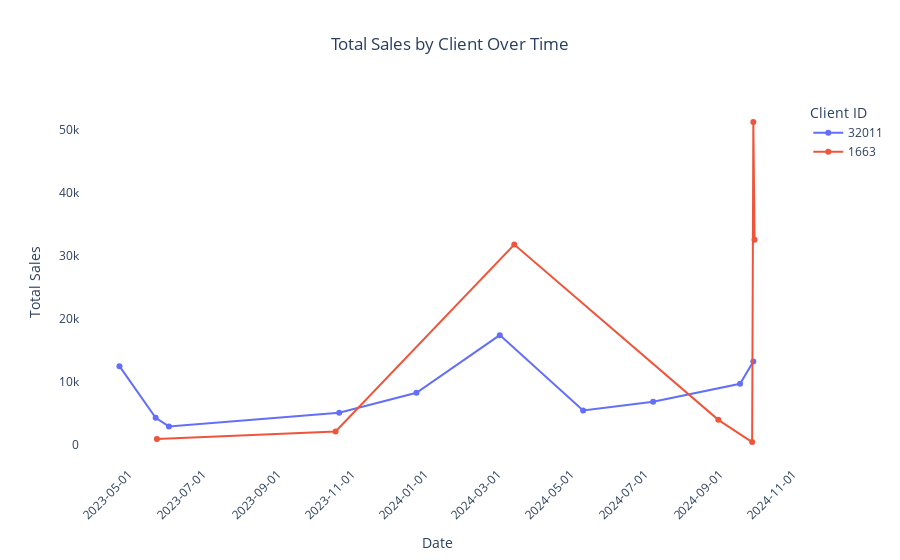

Notebook code for this chart:
### Markdown cell above
### Following chart details

- There will be drop down option where users cans select specific client id 
    - we can can select multiple ids as well
- there will be another option where users need to set the date and time range so for given date it will make visualizations for.

### Code cell
client_id = ["32011","1663"]
date_min = pd.to_datetime("2023-04-01")
date_max = pd.to_datetime("2024-10-28")


get_specific_client_Details(grouped_data_client, client_id, date_min, date_max)

### Figure 1 — Plotly figure (JSON) as saved in the notebook; plotly's stock layout.template omitted (floating-point values rounded to 4 significant figures)
{"data": [{"hovertemplate": "ClientID=32011<br>Date=%{x}<br>Total Sales=%{y}<extra></extra>", "legendgroup": "32011", "line": {"color": "#636efa", "dash": "solid"}, "marker": {"symbol": "circle"}, "mode": "markers+lines", "name": "32011", "orientation": "v", "showlegend": true, "type": "scatter", "x": ["2023-04-23T00:00:00", "2023-05-23T00:00:00", "2023-06-03T00:00:00", "2023-10-22T00:00:00", "2023-12-25T00:00:00", "2024-03-03T00:00:00", "2024-05-11T00:00:00", "2024-07-08T00:00:00", "2024-09-18T00:00:00", "2024-09-29T00:00:00"], "xaxis": "x", "y": [12470.0, 4260.0, 2891.0, 5054.0, 8233.0, 17390.0, 5433.0, 6804, 9672, 13190.0], "yaxis": "y"}, {"hovertemplate": "ClientID=1663<br>Date=%{x}<br>Total Sales=%{y}<extra></extra>", "legendgroup": "1663", "line": {"color": "#EF553B", "dash": "solid"}, "marker": {"symbol": "circle"}, "mode": "markers+lines", "name": "1663", "orientation": "v", "showlegend": true, "type": "scatter", "x": ["2023-05-24T00:00:00", "2023-10-19T00:00:00", "2024-03-15T00:00:00", "2024-08-31T00:00:00", "2024-09-28T00:00:00", "2024-09-29T00:00:00", "2024-09-30T00:00:00"], "xaxis": "x", "y": [907.9, 2105.0, 31768, 3938.0, 416, 51240, 32550], "yaxis": "y"}], "layout": {"hovermode": "x unified", "legend": {"title": {"text": "Client ID"}, "tracegroupgap": 0}, "plot_bgcolor": "rgba(0,0,0,0)", "title": {"text": "Total Sales by Client Over Time", "x": 0.5}, "xaxis": {"anchor": "y", "domain": [0, 1], "tickangle": -45, "tickformat": "%Y-%m-%d", "title": {"text": "Date"}}, "yaxis": {"anchor": "x", "domain": [0, 1], "title": {"text": "Total Sales"}}}}
